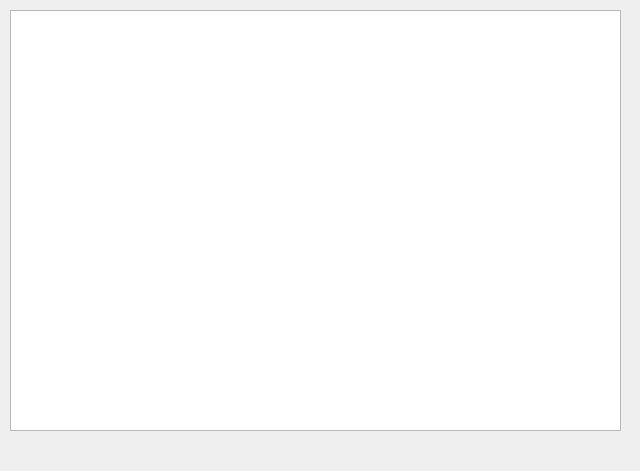
<?xml version="1.0" encoding="UTF-8"?>
<ui version="4.0">
 <class>DockWidget</class>
 <widget class="QDockWidget" name="DockWidget">
  <property name="geometry">
   <rect>
    <x>0</x>
    <y>0</y>
    <width>640</width>
    <height>471</height>
   </rect>
  </property>
  <property name="windowTitle">
   <string>DockWidget</string>
  </property>
  <widget class="QWidget" name="dockWidgetContents">
   <widget class="QTableView" name="tableView">
    <property name="geometry">
     <rect>
      <x>10</x>
      <y>10</y>
      <width>611</width>
      <height>421</height>
     </rect>
    </property>
   </widget>
  </widget>
 </widget>
 <resources/>
 <connections/>
</ui>
